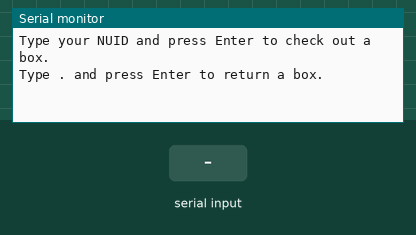
Simulated run of this sketch. Board: Arduino Uno, built with avr-gcc and run on an emulated ATmega328P. Parts: the last lines printed to the serial monitor. The test bench sets the inputs (shaded band).

Above: at 1.4 s.
1.5 s: "r" received over Serial
At 3.7 s:
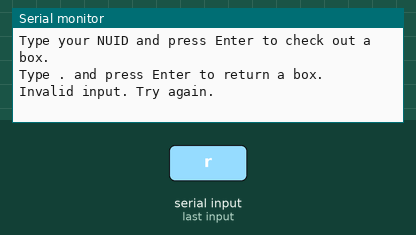
4.0 s: "R" received over Serial
At 5.8 s:
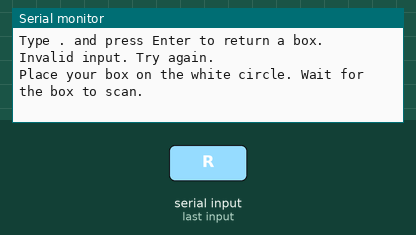

Measured:
- after the input at 1.5 s, the serial monitor: prints a new line after 1.0 s (image 1)
- after the input at 4.0 s, the serial monitor: prints a new line after 1.0 s (image 2)

The sketch:

total_project.ino
```cpp
/**
 * Team 1 - Meal Box Checkout System - v1
 * Frank Anderson
 */

/**
 * Based on code found here for a 4 RFID system: https://github.com/Annaane/MultiRfid
 */

#include <SPI.h> // serial interface library for RFID
#include <MFRC522.h> // RFID library

/**
 * PIN & READER ASSIGNMENTS
 * Reader 0 = check out box
 * Reader 1 = return box
 */

// PIN Numbers : RESET + SDAs
#define RST_PIN         9
#define SS_0_PIN        10
#define SS_1_PIN        8

byte ssPins[] = {SS_0_PIN, SS_1_PIN};

// Create an MFRC522 instance for each reader:
#define NUM_READERS   2
MFRC522 mfrc522[NUM_READERS];

// String to go down RETURN path
#define RETURN_KEY "."

/**
 * Global vars to track program state
 */
String tagID = "";  // id of currently read tag, "" if no tag read yet
String nuid = "";  // "" if waiting for input; "r" if in return process; "#########" if in checkout process
String boxes[10][2]; // store boxes and nuid's (technically can only hold 10 entries, but would use SQL database if actually used in real world)
int numBoxes = 0; // track how many boxes have been added (for efficiency)

/**
 * Set up initial state of the program
 * - Open Serial and RFID interface
 * - Setup each reader
 * - Flush the Serial monitor and print a welcome message
 */
void setup() {
    Serial.begin(9600);           // Initialize serial communications with the PC
    while (!Serial);              // Wait until port is open
    SPI.begin();                  // Init SPI bus

    setupReader(0);               // Setup readers
    setupReader(1);

    flushSerial(-1);              // Clear the Serial monitor of previous run content
    printInstructions();          // Print a welcome message
}

/**
 * Run state of the program
 * Checks if information is in the Serial flow and then passes down either flow path.
 */
void loop() {
    if (Serial.available() > 0) { // is information in the Serial path...
        while (nuid == "" && nuid != "r") { // if not currently on a path... figure out which one to go down
            if (Serial.available() > 0) { // if there's something to read, read it
                readSerial();
            }
        }

        if (nuid == "r") { // return path
            Serial.println("Place your box on the white circle. Wait for the box to scan.");
            while (!getID(1)); // repeat until reading something for checkout

            if (findNUIDfor(tagID) != "-1") {
              Serial.println("Box ID: " + tagID);
              Serial.println("Marked box connected to NUID: " + findNUIDfor(tagID)) + " as returned.";
              Serial.println("Place box back in stack.");
              removeNUIDfor(tagID);
            } else {
              Serial.println("Box not currently checked out.");
              Serial.println("Try returning again if you believe this is an error.");
            }

        } else { // check out path
            Serial.println("NUID: " + nuid);
            while (!getID(0)); // repeat until reading something for checkout
            Serial.println("Box ID: " + tagID);
            addBox(tagID, nuid);
            Serial.println("Rotate the wheel 90˚ clockwise and and take your box!");
            Serial.println("Remember to return it within 7 days, or you will be charged.");
        }

        delay(3000); // 1 second delay, then clear instance variables...
        nuid = "";
        tagID = "";

        flushSerial(-1); // reset
        printInstructions(); // print instructions for a new user
    }
}

/**
 * Print instructions for user.
 */
void printInstructions() {
  Serial.println("\nType your NUID and press Enter to check out a box.");
  Serial.print("Type ");
  Serial.print(RETURN_KEY);
  Serial.println(" and press Enter to return a box.");
}

/**
 * Read input from Serial stream and clean input / throw errors
 */
void readSerial() {
    String incomingString = ""; // string to be read
    String cleanedString = ""; // string to be output

    incomingString = Serial.readString(); // read the serial port

    // if return path indicator ...
    if ((incomingString.substring(0, 1) == RETURN_KEY || incomingString.substring(0, 1) == "R") &&
        incomingString.length() < 4) {
        nuid = "r"; // set the current path
        return; // exit the function
    }

    // otherwise ... clean the string for NUID input
    for (int i = 0; i < incomingString.length(); i++) { // only take numbers as valid chars
        if (incomingString.substring(i, i + 1) == "0" ||
            incomingString.substring(i, i + 1) == "1" ||
            incomingString.substring(i, i + 1) == "2" ||
            incomingString.substring(i, i + 1) == "3" ||
            incomingString.substring(i, i + 1) == "4" ||
            incomingString.substring(i, i + 1) == "5" ||
            incomingString.substring(i, i + 1) == "6" ||
            incomingString.substring(i, i + 1) == "7" ||
            incomingString.substring(i, i + 1) == "8" ||
            incomingString.substring(i, i + 1) == "9") { // if valid...
            cleanedString += incomingString.substring(i, i + 1); // add to cleaned string
        }
    }

    if (cleanedString.length() == String("000000000").length()) { // if it's the right length too
        nuid = cleanedString; // set the NUID
    } else { // otherwise, reset and tell them to try again
        cleanedString = ""; // clear instance variables
        incomingString = "";
        Serial.println("Invalid input. Try again.");
        return; // exit  function (this return isn't necessary, but it's good practice in case we add another state below)
    }
}

/**
 * Set up the reader to be readable.
 * Used to take complex line and make it more readable, as well as usable for different readers.
 * @param reader - the reader to setup
 */
void setupReader(int reader) {
    mfrc522[reader].PCD_Init(ssPins[reader], RST_PIN); // init function for mfrc522
}

/**
 * Make a reading if possible, #t if read, #f if nothing to read/could not read
 * @param reader - reader to read from (same process for return/checkout so...yeah)
 * @return - true if read, false if nothing to read/could not read
 */
boolean getID(int reader) {
    if (!mfrc522[reader].PICC_IsNewCardPresent()) { // is there a card there to read?
        return false;
    }

    if (!mfrc522[reader].PICC_ReadCardSerial()) { // can it be read?
        return false;
    }

    tagID = ""; // clear the tag id before it gets reassigned

    for (uint8_t i = 0; i < 4; i++) { // read the tag id
        tagID.concat(String(mfrc522[reader].uid.uidByte[i], HEX));
    }

    tagID.toUpperCase(); // make the tag id uppercase

    mfrc522[reader].PICC_HaltA(); // stop reading

    return true; // Yay! It read something
}

/**
 * Print a bunch of blank lines to the Serial monitor so that the next user doesn't see the previous user's information
 * @param numLines - number of lines to print, if negative prints an amount that totally flushes the monitor.
 */
void flushSerial(int numLines) {
    int linesToPrint = numLines; // how many lines should be printed
    if (numLines < 0) { // if it's a negative number, use a big value
        linesToPrint = 50;
    }

    for (int i = 0; i < linesToPrint; i++) { // print x-many blank lines
        Serial.println("");
    }
}

/**
 * Reassign boxes array with new size for new boxes
 * @param box - id of the box
 * @param nuid - id of user with box
 */
void addBox(String box, String nuid) {
  boxes[numBoxes][0] = nuid; // store nuid
  boxes[numBoxes][1] = box; // and boxid
  numBoxes += 1; // add one to the box count
}

/**
 * Find the box ID in an array of box id's
 * @param boxID - id of box to find
 * @return nuid connected to box, or "-1" if box not found
 */
String findNUIDfor(String box) {
  for (int i = 0; i < numBoxes; i++) { // linear search the array
    if (boxes[i][1] == box) {
      return boxes[i][0]; // return box id if found
    }
  }
  return "-1"; // if not found, -1 is the serial value
}

/**
 * Remove the box ID in an array of box id's by setting the id to "0"
 * @param boxID - id of box to find
 * @return nuid connected to box, or "-1" if box not found
 */
String removeNUIDfor(String box) {
  for (int i = 0; i < numBoxes; i++) {
    if (boxes[i][1] == box) {
      boxes[i][1] = "0"; // "removing is just setting an impossible value"
      return "1"; // 1 == success code
    }
  }
  return "-1"; // -1 == value code
}

/**
 * Prints all boxes in Boxes
 */
void dumpBoxes() {
  for (int i = 0; i < numBoxes; i++) { // for all the boxes in the array...
    Serial.println(boxes[i][0] + "  " + boxes[i][1]); // print nuid and box id
  }
}
```
